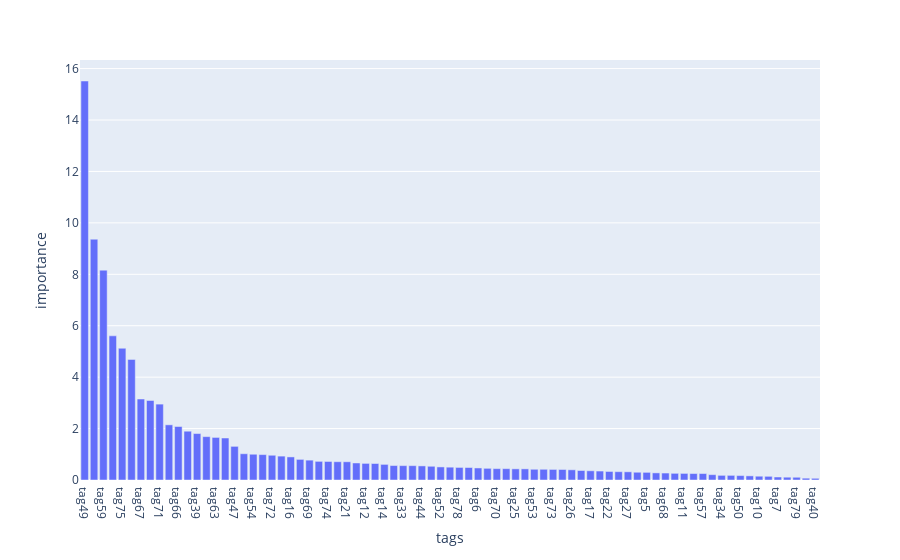

The cell this chart's notebook holds for it:
### Markdown cell above
*Построим график на котором отобразим важность признаков в виде столбчатой диаграммы*

### Code cell
fig = px.bar(feature_imortance_ratio, y='importance', x='tags', text='tags')
fig.update_traces(texttemplate='%{text:.2s}', textposition='outside')
fig.update_layout(uniformtext_minsize=8, uniformtext_mode='hide')
fig.show()

### Figure 1 — Plotly figure (JSON) as saved in the notebook; plotly's stock layout.template omitted (floating-point values rounded to 4 significant figures)
{"data": [{"alignmentgroup": "True", "hoverlabel": {"namelength": 0}, "hovertemplate": "tags=%{text}<br>importance=%{y}", "legendgroup": "", "marker": {"color": "#636efa"}, "name": "", "offsetgroup": "", "orientation": "v", "showlegend": false, "text": ["tag49", "tag42", "tag59", "tag58", "tag75", "tag43", "tag67", "tag4", "tag71", "tag1", "tag66", "tag30", "tag39", "tag56", "tag63", "tag76", "tag47", "tag46", "tag54", "tag62", "tag72", "tag64", "tag16", "tag9", "tag69", "tag15", "tag74", "tag36", "tag21", "tag13", "tag12", "tag60", "tag14", "tag3", "tag33", "tag45", "tag44", "tag2", "tag52", "tag20", "tag78", "tag24", "tag6", "tag29", "tag70", "tag77", "tag25", "tag35", "tag53", "tag65", "tag73", "tag32", "tag26", "tag48", "tag17", "tag19", "tag22", "tag8", "tag27", "tag28", "tag5", "tag41", "tag68", "tag23", "tag11", "tag55", "tag57", "tag31", "tag34", "tag38", "tag50", "tag51", "tag10", "tag37", "tag7", "tag18", "tag79", "tag61", "tag40"], "textposition": "outside", "texttemplate": "%{text:.2s}", "type": "bar", "x": ["tag49", "tag42", "tag59", "tag58", "tag75", "tag43", "tag67", "tag4", "tag71", "tag1", "tag66", "tag30", "tag39", "tag56", "tag63", "tag76", "tag47", "tag46", "tag54", "tag62", "tag72", "tag64", "tag16", "tag9", "tag69", "tag15", "tag74", "tag36", "tag21", "tag13", "tag12", "tag60", "tag14", "tag3", "tag33", "tag45", "tag44", "tag2", "tag52", "tag20", "tag78", "tag24", "tag6", "tag29", "tag70", "tag77", "tag25", "tag35", "tag53", "tag65", "tag73", "tag32", "tag26", "tag48", "tag17", "tag19", "tag22", "tag8", "tag27", "tag28", "tag5", "tag41", "tag68", "tag23", "tag11", "tag55", "tag57", "tag31", "tag34", "tag38", "tag50", "tag51", "tag10", "tag37", "tag7", "tag18", "tag79", "tag61", "tag40"], "xaxis": "x", "y": [15.52, 9.364, 8.161, 5.606, 5.123, 4.689, 3.15, 3.092, 2.951, 2.146, 2.081, 1.897, 1.806, 1.686, 1.656, 1.633, 1.308, 1.021, 1.002, 0.9877, 0.9622, 0.9286, 0.8975, 0.8017, 0.7727, 0.725, 0.7207, 0.7112, 0.7088, 0.6621, 0.6456, 0.6413, 0.6069, 0.5618, 0.5589, 0.5573, 0.5483, 0.5337, 0.5082, 0.4986, 0.4887, 0.4862, 0.4684, 0.454, 0.442, 0.4412, 0.4335, 0.4327, 0.417, 0.4165, 0.4112, 0.4087, 0.3967, 0.3696, 0.3581, 0.348, 0.3317, 0.3237, 0.3184, 0.3018, 0.2973, 0.2765, 0.2707, 0.2593, 0.2565, 0.2507, 0.2503, 0.2077, 0.1806, 0.1799, 0.1718, 0.1608, 0.1472, 0.143, 0.1168, 0.1088, 0.1061, 0.07063, 0.06606], "yaxis": "y"}], "layout": {"barmode": "relative", "legend": {"tracegroupgap": 0}, "margin": {"t": 60}, "uniformtext": {"minsize": 8, "mode": "hide"}, "xaxis": {"anchor": "y", "domain": [0, 1], "title": {"text": "tags"}}, "yaxis": {"anchor": "x", "domain": [0, 1], "title": {"text": "importance"}}}}
